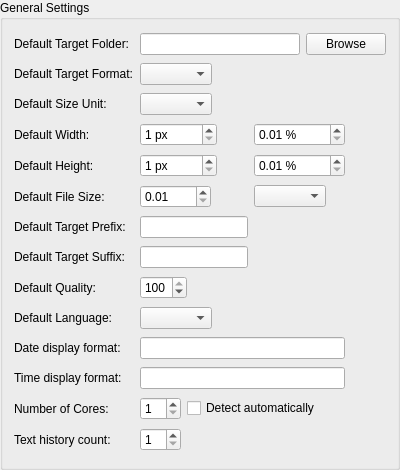
<?xml version="1.0" encoding="UTF-8"?>
<ui version="4.0">
 <class>GeneralGroupBox</class>
 <widget class="QGroupBox" name="GeneralGroupBox">
  <property name="geometry">
   <rect>
    <x>0</x>
    <y>0</y>
    <width>400</width>
    <height>470</height>
   </rect>
  </property>
  <property name="title">
   <string>General Settings</string>
  </property>
  <layout class="QGridLayout" name="gridLayout">
   <item row="14" column="1">
    <widget class="QSpinBox" name="historySpinBox">
     <property name="sizePolicy">
      <sizepolicy hsizetype="Maximum" vsizetype="Fixed">
       <horstretch>0</horstretch>
       <verstretch>0</verstretch>
      </sizepolicy>
     </property>
     <property name="minimum">
      <number>1</number>
     </property>
    </widget>
   </item>
   <item row="13" column="0">
    <widget class="QLabel" name="label_7">
     <property name="text">
      <string>Number of Cores:</string>
     </property>
    </widget>
   </item>
   <item row="8" column="0">
    <widget class="QLabel" name="label_15">
     <property name="text">
      <string>Default Target Suffix:</string>
     </property>
    </widget>
   </item>
   <item row="10" column="0">
    <widget class="QLabel" name="label_6">
     <property name="text">
      <string>Default Language:</string>
     </property>
    </widget>
   </item>
   <item row="6" column="0">
    <widget class="QLabel" name="label_17">
     <property name="text">
      <string>Default File Size:</string>
     </property>
    </widget>
   </item>
   <item row="13" column="1" colspan="3">
    <layout class="QHBoxLayout" name="cores_spacer">
     <property name="spacing">
      <number>6</number>
     </property>
     <property name="margin">
      <number>0</number>
     </property>
     <item>
      <widget class="QSpinBox" name="coresSpinBox">
       <property name="sizePolicy">
        <sizepolicy hsizetype="Maximum" vsizetype="Fixed">
         <horstretch>0</horstretch>
         <verstretch>0</verstretch>
        </sizepolicy>
       </property>
       <property name="minimum">
        <number>1</number>
       </property>
       <property name="value">
        <number>1</number>
       </property>
      </widget>
     </item>
     <item>
      <widget class="QCheckBox" name="coresCheckBox">
       <property name="text">
        <string>Detect automatically</string>
       </property>
      </widget>
     </item>
    </layout>
   </item>
   <item row="0" column="1" colspan="3">
    <layout class="QHBoxLayout" name="targetFolderLayout">
     <item>
      <widget class="QLineEdit" name="targetFolderLineEdit"/>
     </item>
     <item>
      <widget class="QPushButton" name="browsePushButton">
       <property name="text">
        <string>Browse</string>
       </property>
      </widget>
     </item>
    </layout>
   </item>
   <item row="9" column="0">
    <widget class="QLabel" name="label_5">
     <property name="text">
      <string>Default Quality:</string>
     </property>
    </widget>
   </item>
   <item row="14" column="0">
    <widget class="QLabel" name="label_8">
     <property name="text">
      <string>Text history count:</string>
     </property>
    </widget>
   </item>
   <item row="1" column="0">
    <widget class="QLabel" name="label">
     <property name="text">
      <string>Default Target Format:</string>
     </property>
    </widget>
   </item>
   <item row="4" column="1">
    <widget class="QSpinBox" name="widthPxSpinBox">
     <property name="sizePolicy">
      <sizepolicy hsizetype="Fixed" vsizetype="Fixed">
       <horstretch>0</horstretch>
       <verstretch>0</verstretch>
      </sizepolicy>
     </property>
     <property name="suffix">
      <string notr="true"> px</string>
     </property>
     <property name="minimum">
      <number>1</number>
     </property>
     <property name="maximum">
      <number>50000</number>
     </property>
    </widget>
   </item>
   <item row="6" column="2">
    <widget class="QComboBox" name="fileSizeComboBox">
     <property name="sizePolicy">
      <sizepolicy hsizetype="Fixed" vsizetype="Fixed">
       <horstretch>0</horstretch>
       <verstretch>0</verstretch>
      </sizepolicy>
     </property>
    </widget>
   </item>
   <item row="10" column="1" colspan="3">
    <widget class="QComboBox" name="languagesComboBox">
     <property name="sizePolicy">
      <sizepolicy hsizetype="Maximum" vsizetype="Fixed">
       <horstretch>0</horstretch>
       <verstretch>0</verstretch>
      </sizepolicy>
     </property>
    </widget>
   </item>
   <item row="9" column="1">
    <widget class="QSpinBox" name="qualitySpinBox">
     <property name="sizePolicy">
      <sizepolicy hsizetype="Maximum" vsizetype="Fixed">
       <horstretch>0</horstretch>
       <verstretch>0</verstretch>
      </sizepolicy>
     </property>
     <property name="minimum">
      <number>-1</number>
     </property>
     <property name="maximum">
      <number>100</number>
     </property>
     <property name="value">
      <number>100</number>
     </property>
    </widget>
   </item>
   <item row="0" column="0">
    <widget class="QLabel" name="targetFolderLabel">
     <property name="text">
      <string>Default Target Folder:</string>
     </property>
    </widget>
   </item>
   <item row="5" column="2">
    <widget class="QDoubleSpinBox" name="heightPercentDoubleSpinBox">
     <property name="sizePolicy">
      <sizepolicy hsizetype="Maximum" vsizetype="Fixed">
       <horstretch>0</horstretch>
       <verstretch>0</verstretch>
      </sizepolicy>
     </property>
     <property name="suffix">
      <string notr="true"> %</string>
     </property>
     <property name="minimum">
      <double>0.010000000000000</double>
     </property>
     <property name="maximum">
      <double>10000.000000000000000</double>
     </property>
    </widget>
   </item>
   <item row="7" column="1">
    <widget class="QLineEdit" name="targetPrefixLineEdit">
     <property name="sizePolicy">
      <sizepolicy hsizetype="Preferred" vsizetype="Fixed">
       <horstretch>0</horstretch>
       <verstretch>0</verstretch>
      </sizepolicy>
     </property>
    </widget>
   </item>
   <item row="3" column="0">
    <widget class="QLabel" name="label_16">
     <property name="text">
      <string>Default Size Unit:</string>
     </property>
    </widget>
   </item>
   <item row="12" column="0">
    <widget class="QLabel" name="label_23">
     <property name="text">
      <string>Time display format:</string>
     </property>
    </widget>
   </item>
   <item row="5" column="0">
    <widget class="QLabel" name="label_3">
     <property name="text">
      <string>Default Height:</string>
     </property>
    </widget>
   </item>
   <item row="4" column="0">
    <widget class="QLabel" name="label_2">
     <property name="text">
      <string>Default Width:</string>
     </property>
    </widget>
   </item>
   <item row="7" column="0">
    <widget class="QLabel" name="label_4">
     <property name="text">
      <string>Default Target Prefix:</string>
     </property>
    </widget>
   </item>
   <item row="3" column="1">
    <widget class="QComboBox" name="sizeUnitComboBox">
     <property name="sizePolicy">
      <sizepolicy hsizetype="Maximum" vsizetype="Fixed">
       <horstretch>0</horstretch>
       <verstretch>0</verstretch>
      </sizepolicy>
     </property>
    </widget>
   </item>
   <item row="4" column="2">
    <widget class="QDoubleSpinBox" name="widthPercentDoubleSpinBox">
     <property name="sizePolicy">
      <sizepolicy hsizetype="Maximum" vsizetype="Fixed">
       <horstretch>0</horstretch>
       <verstretch>0</verstretch>
      </sizepolicy>
     </property>
     <property name="suffix">
      <string notr="true"> %</string>
     </property>
     <property name="minimum">
      <double>0.010000000000000</double>
     </property>
     <property name="maximum">
      <double>10000.000000000000000</double>
     </property>
    </widget>
   </item>
   <item row="5" column="1">
    <widget class="QSpinBox" name="heightPxSpinBox">
     <property name="sizePolicy">
      <sizepolicy hsizetype="Fixed" vsizetype="Fixed">
       <horstretch>0</horstretch>
       <verstretch>0</verstretch>
      </sizepolicy>
     </property>
     <property name="suffix">
      <string notr="true"> px</string>
     </property>
     <property name="minimum">
      <number>1</number>
     </property>
     <property name="maximum">
      <number>50000</number>
     </property>
    </widget>
   </item>
   <item row="6" column="1">
    <widget class="QDoubleSpinBox" name="fileSizeSpinBox">
     <property name="sizePolicy">
      <sizepolicy hsizetype="Fixed" vsizetype="Fixed">
       <horstretch>0</horstretch>
       <verstretch>0</verstretch>
      </sizepolicy>
     </property>
     <property name="minimum">
      <double>0.010000000000000</double>
     </property>
     <property name="maximum">
      <double>1024.000000000000000</double>
     </property>
    </widget>
   </item>
   <item row="8" column="1">
    <widget class="QLineEdit" name="targetSuffixLineEdit">
     <property name="sizePolicy">
      <sizepolicy hsizetype="Preferred" vsizetype="Fixed">
       <horstretch>0</horstretch>
       <verstretch>0</verstretch>
      </sizepolicy>
     </property>
    </widget>
   </item>
   <item row="11" column="0">
    <widget class="QLabel" name="label_22">
     <property name="text">
      <string>Date display format:</string>
     </property>
    </widget>
   </item>
   <item row="1" column="1" colspan="2">
    <widget class="QComboBox" name="targetFormatComboBox">
     <property name="sizePolicy">
      <sizepolicy hsizetype="Maximum" vsizetype="Fixed">
       <horstretch>0</horstretch>
       <verstretch>0</verstretch>
      </sizepolicy>
     </property>
    </widget>
   </item>
   <item row="11" column="1" colspan="2">
    <widget class="QLineEdit" name="dateDisplayFormatLineEdit"/>
   </item>
   <item row="12" column="1" colspan="2">
    <widget class="QLineEdit" name="timeDisplayFormatLineEdit"/>
   </item>
  </layout>
 </widget>
 <resources/>
 <connections/>
</ui>
